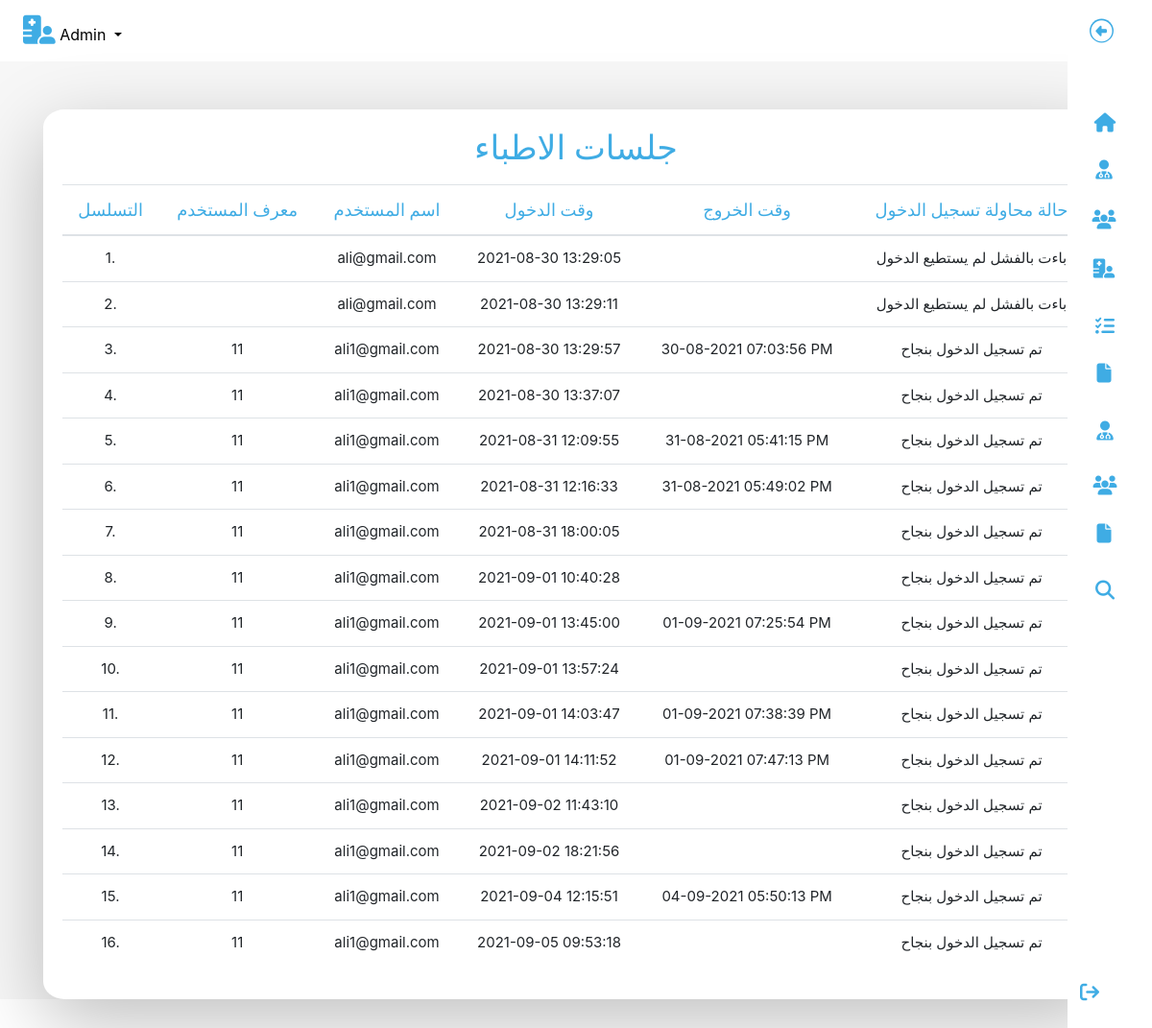
/hms/admin/doctor-logs.php (signed in), run on the app's committed database.
### tables this page shows
CREATE TABLE `doctorslog` (
  `id` int(11) NOT NULL,
  `uid` int(11) DEFAULT NULL,
  `username` varchar(255) DEFAULT NULL,
  `userip` binary(16) DEFAULT NULL,
  `loginTime` timestamp NULL DEFAULT current_timestamp(),
  `logout` varchar(255) DEFAULT NULL,
  `status` int(11) DEFAULT NULL
);

### hms/admin/doctor-logs.php (the view, shortened to what this page needs)
<?php
include('include/config.php');
?>
<!DOCTYPE html>
<html lang="en">
<head>
	<link rel="stylesheet" href="https://cdn.jsdelivr.net/npm/bootstrap@4.6.1/dist/css/bootstrap.min.css">
	<link rel="stylesheet" href="https://cdnjs.cloudflare.com/ajax/libs/font-awesome/6.1.1/css/all.min.css" />
	<link rel="stylesheet" href="../../css/style2.css">
</head>
<body>
	<div id="app">
		<?php include('include/sidebar.php'); ?>
		<div class="app-content">
			<?php include('include/header.php'); ?>
			<div class="main">
				<div class="container" id="container">
					<div class="tablediv">
						<h3 class="mainTitle"> جلسات الاطباء</h3>
						<table class="table" id="sample-table-1">
							<thead>
								<tr>
									<th class="center">التسلسل</th>
									<th class="hidden-xs">معرف المستخدم</th>
									<th>اسم المستخدم</th>
									<th>وقت الدخول</th>
									<th>وقت الخروج </th>
									<th> حالة محاولة تسجيل الدخول </th>
								</tr>
							</thead>
							<tbody>
								<?php
								$sql = mysqli_query($con, "select * from doctorslog ");
								$cnt = 1;
								while ($row = mysqli_fetch_array($sql)) {
								?>
									<tr>
										<td class="center"><?php echo $cnt; ?>.</td>
										<td class="hidden-xs"><?php echo $row['uid']; ?></td>
										<td class="hidden-xs"><?php echo $row['username']; ?></td>
										<td><?php echo $row['loginTime']; ?></td>
										<td><?php echo $row['logout']; ?>
										</td>
										<td>
											<?php if ($row['status'] == 1) {
												echo "تم تسجيل الدخول بنجاح";
											} else {
												echo "	باءت بالفشل لم يستطيع الدخول";
											} ?>
										</td>
									</tr>
								<?php
									$cnt = $cnt + 1;
								} ?>
							</tbody>
						</table>
					</div>
				</div>
			</div>
		</div>
	</div>
</body>
</html>

### hms/admin/include/sidebar.php (shortened to what this page needs)
<nav class="sidebar sidebarclose">
	<header>
		<div class="image-text">
		</div>
		<i class="fa-solid fa-circle-right toggle"></i>
	</header>
	<div class="menu-bar">
		<div class="menu">
			<ul class="menu-links">
				<li class="nav-link">
					<a href="dashboard.php">
						<i class='fa-solid fa-home icon'></i>
					</a>
				</li>
				<li>
					<div class="dropdown" id="dropdown">
						<div class="navdrop dropmain">
							<i class="fa-solid fa-user-doctor icon"></i>
						</div>
					</div>
				</li>
				<li>
					<div class="dropdown" id="dropdown">
						<div class="dropmain navdrop">
							<i class="fa-solid fa-users icon"></i>
						</div>
					</div>
				</li>
				<li>
					<div class="dropdown" id="dropdown">
						<div class="dropmain navdrop">
							<i class="fa-solid fa-hospital-user icon"></i>
						</div>
					</div>
				</li>
				<li class="nav-link">
					<a href="appointment-history.php">
						<i class='fa-solid fa-list-check icon'></i>
					</a>
				</li>
				<li>
					<div class="dropdown" id="dropdown">
						<div class="dropmain navdrop">
							<i class="fa-solid fa-file icon"></i>
						</div>
					</div>
				</li>
				<li class="nav-link">
					<a href="doctor-logs.php">
						<i class="fa-solid fa-user-doctor icon"></i>
					</a>
				</li>
				<li class="nav-link">
					<a href="user-logs.php">
						<i class='fa-solid fa-users icon'></i>
					</a>
				</li>
				<li>
					<div class="dropdown" id="dropdown">
						<div class="dropmain navdrop">
							<i class="fa-solid fa-file icon"></i>
						</div>
					</div>
				</li>
				<li class="nav-link">
					<a href="patient-search.php">
						<i class='fa-solid fa-search icon'></i>
					</a>
				</li>
			</ul>
		</div>
		<div class="bottom-content">
			<li class="">
				<a href="logout.php">
					<i class="fa-solid fa-arrow-right-from-bracket icon"></i>
				</a>
			</li>
		</div>
	</div>
</nav>

### hms/admin/include/header.php (shortened to what this page needs)
<header class="navbar navbar-expand-lg navbar-light bg-light">
	<div class="collapse navbar-collapse" id="navbarSupportedContent">
		<ul class="navbar-nav mr-auto">
			<li class="nav-item dropdown">
				<a class="nav-link dropdown-toggle" href="#" id="navbarDropdown" role="button" data-toggle="dropdown" aria-expanded="false">
					<i class="fa-solid fa-hospital-user navicon"></i>
					Admin
				</a>
			</li>
		</ul>
	</div>
</header>

### css/style2.css (style rules this page uses)
* { margin: 0; padding: 0; box-sizing: border-box; }
.navbar { position: static; left: 0; top: 0; z-index: 4; width: 100%; background-color: white !important; box-shadow: 0 2px 4px rgb(0 0 0 / 10%), 0 8px 16px rgb(0 0 0 / 10%); }
.navbar a { color: black !important; }
.navicon { color: #3face4; font-size: 30px; }
.sidebar { position: fixed; top: 0; right: 0; height: 100%; width: 250px; padding: 10px 5px; background: #FFF; transition: all 0.3s ease; z-index: 100; }
.sidebar.sidebarclose { width: 88px; background: #FFF; }
.sidebar li { list-style: none; display: flex; align-items: center; margin-top: 10px; }
.sidebar header .image, .sidebar .icon { min-width: 60px; border-radius: 6px; }
.sidebar .icon { min-width: 30px; border-radius: 6px; height: 100%; display: flex; align-items: center; justify-content: center; font-size: 20px; }
.sidebar .text, .sidebar .icon { color: #3face4; transition: all 0.3s ease; }
.sidebarclose .nav-link { position: relative; }
.sidebarclose .navdrop { position: relative; margin-bottom: 10px; }
.sidebar header { position: relative; }
.sidebar header .toggle { position: absolute; top: 50%; right: 35px; transform: translateY(-50%) rotate(180deg); height: 25px; width: 25px; background-color: #3face4; color: #FFF; border-radius: 50%; display: flex; align-items: center; justify-content: center; font-size: 22px; cursor: pointer; transition: all 0.3s ease; }
.sidebar .menu { margin-top: 40px; }
.sidebar li a { list-style: none; height: 100%; background-color: transparent; display: flex; align-items: center; height: 100%; width: 100%; border-radius: 6px; text-decoration: none; transition: all .3 ease; font-family: 'Amiri', serif; padding: 3px; }
.sidebar .menu-bar { height: calc(100% - 55px); display: flex; flex-direction: column; justify-content: space-between; overflow-y: scroll; }
.sidebar li .dropdown { background-color: transparent; height: 100%; width: 100%; text-decoration: none; margin-left: 15px; }
.sidebar li .dropmain { display: flex; align-items: center; border-radius: 6px; height: 100%; width: 100%; transition: all .3 ease; padding: 3px; }
.dropmain { display: flex; }
.main { background-color: #f7f7f7; min-height: 100vh; padding-top: 20px; }
.main h3 { text-align: center; color: #3face4; font-size: 35px; font-family: 'Amiri', serif; }
.tablediv { padding: 20px; text-align: right; background-color: white; margin: 30px auto; border-radius: 2%; border-bottom: 1px; box-shadow: 0 24px 80px hsla(0, 0%, 0%, 0.25); overflow-x: auto; min-height: 80vh; }
.tablediv table th { color: #3face4; font-size: 18px; font-family: 'Amiri', serif; font-weight: 200; text-align: center; }
.tablediv table td { font-size: 15px; text-align: center; }

### data on the page
doctorslog: username "ali@gmail.com", loginTime "2021-08-30 13:29:05", status "باءت بالفشل لم يستطيع الدخول"
doctorslog: username "ali@gmail.com", loginTime "2021-08-30 13:29:11", status "باءت بالفشل لم يستطيع الدخول"
doctorslog: uid "11", username "ali1@gmail.com", loginTime "2021-08-30 13:29:57", logout "30-08-2021 07:03:56 PM", status "تم تسجيل الدخول بنجاح"
doctorslog: uid "11", username "ali1@gmail.com", loginTime "2021-08-30 13:37:07", status "تم تسجيل الدخول بنجاح"
doctorslog: uid "11", username "ali1@gmail.com", loginTime "2021-08-31 12:09:55", logout "31-08-2021 05:41:15 PM", status "تم تسجيل الدخول بنجاح"
doctorslog: uid "11", username "ali1@gmail.com", loginTime "2021-08-31 12:16:33", logout "31-08-2021 05:49:02 PM", status "تم تسجيل الدخول بنجاح"
doctorslog: uid "11", username "ali1@gmail.com", loginTime "2021-08-31 18:00:05", status "تم تسجيل الدخول بنجاح"
doctorslog: uid "11", username "ali1@gmail.com", loginTime "2021-09-01 10:40:28", status "تم تسجيل الدخول بنجاح"
doctorslog: uid "11", username "ali1@gmail.com", loginTime "2021-09-01 13:45:00", logout "01-09-2021 07:25:54 PM", status "تم تسجيل الدخول بنجاح"
doctorslog: uid "11", username "ali1@gmail.com", loginTime "2021-09-01 13:57:24", status "تم تسجيل الدخول بنجاح"
doctorslog: uid "11", username "ali1@gmail.com", loginTime "2021-09-01 14:03:47", logout "01-09-2021 07:38:39 PM", status "تم تسجيل الدخول بنجاح"
doctorslog: uid "11", username "ali1@gmail.com", loginTime "2021-09-01 14:11:52", logout "01-09-2021 07:47:13 PM", status "تم تسجيل الدخول بنجاح"
doctorslog: uid "11", username "ali1@gmail.com", loginTime "2021-09-02 11:43:10", status "تم تسجيل الدخول بنجاح"
doctorslog: uid "11", username "ali1@gmail.com", loginTime "2021-09-02 18:21:56", status "تم تسجيل الدخول بنجاح"
doctorslog: uid "11", username "ali1@gmail.com", loginTime "2021-09-04 12:15:51", logout "04-09-2021 05:50:13 PM", status "تم تسجيل الدخول بنجاح"
doctorslog: uid "11", username "ali1@gmail.com", loginTime "2021-09-05 09:53:18", status "تم تسجيل الدخول بنجاح"
